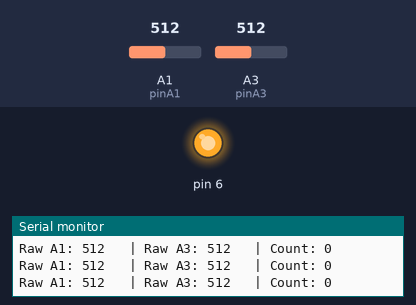
This sketch was run on a simulated Arduino Uno, built with avr-gcc and run on an emulated ATmega328P. Parts: output pins drawn as LEDs (lit = HIGH), the last lines printed to the serial monitor. Dashed ring = blinking. The test bench sets the inputs (shaded band); at power-on: A1 (pinA1) = 512, A3 (pinA3) = 512.

Above: at 1.3 s.
1.4 s: A1 (pinA1) set to 315
3.2 s: A1 (pinA1) set to 284
At 4.4 s:
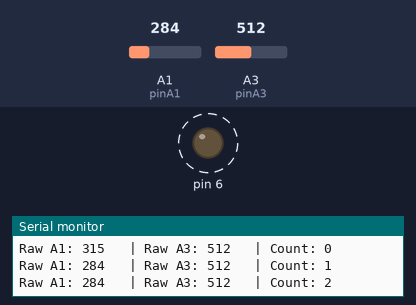
6.2 s: A1 (pinA1) set to 306
At 7.1 s:
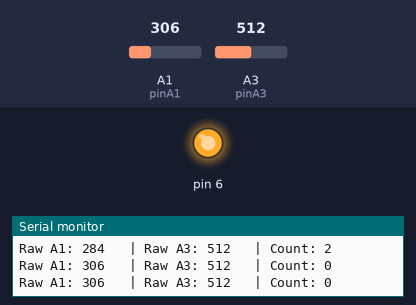
Timing chart, 0 to 9.2 s (numbered marks = the images above; inputs shaded):
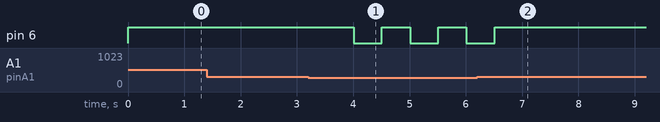

Measured:
- the behaviour switches between 300 and 299 on A1 (pinA1) (found by bisection; images 0 and 1)
- after the input at 3.2 s, pin 6: alternates HIGH for 0.50 s and LOW for 0.50 s, starting after 0.81 s
- after the input at 6.2 s, pin 6: goes on until 6.5 s, then stays HIGH

The sketch:

shock_protection_circuit.ino
```cpp
// Define the analog input pins
const int pinA1 = A1;
const int pinA3 = A3;

int a1_count = 0;
int a3_count = 0;
void setup() {
  // Initialize serial communication at 9600 baud rate
  Serial.begin(9600);
  pinMode(6, OUTPUT);
  digitalWrite(6, HIGH);
}

void loop() {
  // Read the raw 10-bit analog values (0 - 1023)
  int rawValA1 = analogRead(pinA1);
  int rawValA3 = analogRead(pinA3);

  if (rawValA1 < 300){
    a1_count += 1;
  }else {
    a1_count = 0;
    }
  if (rawValA3 > 0){
    a3_count += 1;
    } else{
      a3_count = 0;

      }

  // Print the raw values and the count to the Serial Monitor
  Serial.print("Raw A1: ");
  Serial.print(rawValA1);
  Serial.print("\t | Raw A3: ");
  Serial.print(rawValA3);
  Serial.print("\t | Count: ");
  Serial.println(a1_count);

  if (a1_count >= 2){
    digitalWrite(6, LOW);
    a1_count = 0;
  }

  if (a3_count >= 2){
    digitalWrite(6, HIGH);
    a3_count = 0;
    }
  // Short delay to keep the Serial Monitor readable
  delay(500);
}
```
